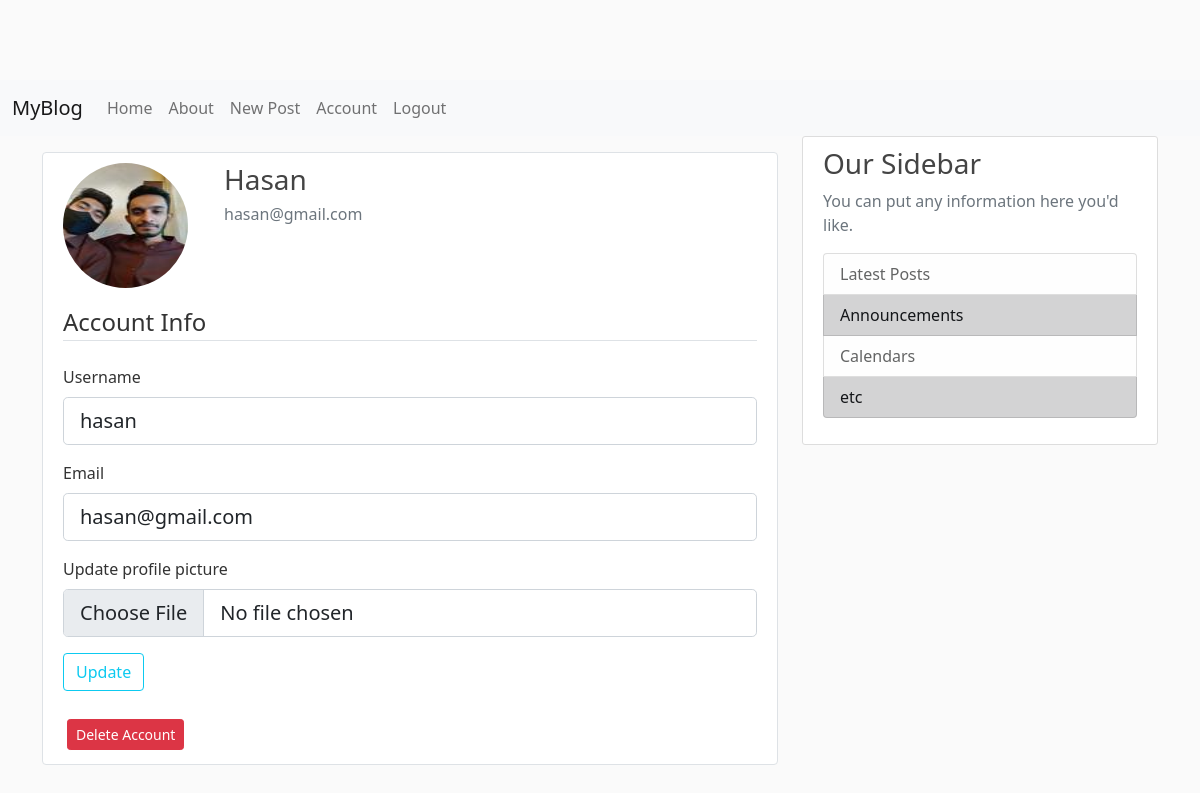
Page /user/account (signed in) on the committed database.
### blog/models.py (models this page shows, shortened)
class User(db.Model, UserMixin):
    id = db.Column(db.Integer, primary_key=True)
    username = db.Column(db.String(20), nullable=False, unique=True)
    email = db.Column(db.String(120), nullable=False, unique=True)
    image_file = db.Column(db.String(20), nullable=False,
                           default="default.jpg")
    password = db.Column(db.String(60), nullable=False)
    posts = db.relationship('Post', backref='author', lazy=True)
    comments = db.relationship('Comment', backref='commenter', lazy=True)

### blog/users/routes.py (the view)
@users.route("/account", methods=['GET', 'POST'])
@login_required
def account():
    form = UpdateAccountForm()
    if form.validate_on_submit():
        if form.picture.data:
            picture_file = save_picture(form.picture.data)
            current_user.image_file = picture_file
        current_user.username = form.username.data
        current_user.email = form.email.data
        db.session.commit()
        flash('Your account has been updated!', 'success')
        return redirect(url_for('users.account'))
    elif request.method == "GET":  # showing the current info's in the form
        form.username.data = current_user.username
        form.email.data = current_user.email
    image_file = url_for(
        'static', filename='profile_pictures/' + current_user.image_file)
    user = User.query.filter_by(username=current_user.username).first_or_404()
    return render_template("users/account.html", title="Account", image_file=image_file, form=form, user=user)

### blog/users/forms.py (shortened to what this page needs)
class UpdateAccountForm(FlaskForm):
    username = StringField('Username', validators=[
                           DataRequired(), Length(min=2, max=20)])
    email = StringField('Email', validators=[DataRequired(), Email()])
    picture = FileField("Update profile picture", validators=[
                        FileAllowed(['jpg', 'png'])])
    submit = SubmitField('Update')

### blog/models.py (called while the page is built)
@login_manager.user_loader
def load_user(user_id):
    return User.query.get(int(user_id))

### blog/templates/users/account.html (shortened to what this page needs)
{% extends "base.html" %} {% block content %}
<div class="content-section border border-1 rounded mt-3 mb-3">
    <div class="d-flex">
        <div class="flex-shrink-0">
            <img src="{{ image_file }}" alt="..." class="account-img" />
        </div>
        <div class="flex-grow-1 ms-3">
            <h3 class="mt-0">{{ current_user.username.capitalize() }}</h3>
        <h6 class="text-secondary">{{ current_user.email }}</h6>
        </div>
    </div>
      <form method="POST" action="" enctype="multipart/form-data" class="">
          <div class="mb-4">
              <legend class="border-bottom mb-4">Account Info</legend>
              <div class="mb-3">
                  {{ form.username.label(class="form-label") }}
                  {% if form.username.errors %}
                      {{ form.username(class="form-control form-control-lg is-invalid") }}
                      <div class="invalid-feedback">
                          {% for error in form.username.errors %}
                              <span>{{ error }}</span>
                          {% endfor %}
                      </div>
                  {% else %}
                      {{ form.username(class="form-control form-control-lg") }}
                  {% endif %}
              </div>
              <div class="mb-3">
                  {{ form.email.label(class="form-label") }}
                  {% if form.email.errors %}
                      {{ form.email(class="form-control form-control-lg is-invalid") }}
                      <div class="invalid-feedback">
                          {% for error in form.email.errors %}
                              <span>{{ error }}</span>
                          {% endfor %}
                      </div>
                  {% else %}
                      {{ form.email(class="form-control form-control-lg") }}
                  {% endif %}
              </div>
              <div class="mb-3">
                  {{ form.picture.label(class="form-label") }}
                  {{ form.picture(class="form-control form-control-lg") }}
              </div>
              <div class="mb-0">
                {{ form.submit(class="btn btn-outline-info") }}
            </div>
            </div>
      </form>
      {% if user == current_user %}
      <form action="{{url_for('users.delete_user', username=user.username)}}" method="POST">
        <input type="submit" class="btn btn-danger btn-sm m-1" value="Delete Account">
      </form>
      {% endif %}
  </div>
{% endblock %}

### blog/static/style.css (style rules this page uses)
body { background: #fafafa; color: #333333; margin-top: 5rem; }
h1, h2, h3, h4, h5, h6 { color: #444444; }
.content-section { background: #ffffff; padding: 10px 20px; border: 1px solid #dddddd; border-radius: 3px; margin-bottom: 20px; }
.account-img { height: 125px; width: 125px; margin-right: 20px; margin-bottom: 16px; border-radius: 50%; }

### rows in the picture
User: username "Hasan", email "hasan@gmail.com", username "hasan"
